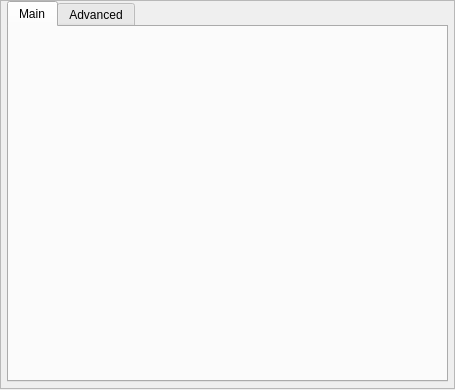
<ui version="4.0" >
 <class>ircSettingsClass</class>
 <widget class="QWidget" name="ircSettingsClass" >
  <property name="geometry" >
   <rect>
    <x>0</x>
    <y>0</y>
    <width>455</width>
    <height>390</height>
   </rect>
  </property>
  <property name="windowTitle" >
   <string>ircSettings</string>
  </property>
  <layout class="QGridLayout" name="gridLayout" >
   <property name="leftMargin" >
    <number>0</number>
   </property>
   <property name="topMargin" >
    <number>0</number>
   </property>
   <property name="rightMargin" >
    <number>0</number>
   </property>
   <property name="bottomMargin" >
    <number>1</number>
   </property>
   <item row="0" column="0" >
    <widget class="QFrame" name="frame" >
     <property name="frameShape" >
      <enum>QFrame::StyledPanel</enum>
     </property>
     <property name="frameShadow" >
      <enum>QFrame::Raised</enum>
     </property>
     <layout class="QGridLayout" name="gridLayout_5" >
      <property name="leftMargin" >
       <number>6</number>
      </property>
      <property name="topMargin" >
       <number>0</number>
      </property>
      <property name="rightMargin" >
       <number>6</number>
      </property>
      <property name="bottomMargin" >
       <number>6</number>
      </property>
      <item row="0" column="0" >
       <widget class="QTabWidget" name="tabWidget" >
        <property name="currentIndex" >
         <number>0</number>
        </property>
        <widget class="QWidget" name="tab" >
         <attribute name="title" >
          <string>Main</string>
         </attribute>
         <attribute name="icon" >
          <iconset>
           <normaloff>:/icons/crystal_project/settings.png</normaloff>:/icons/crystal_project/settings.png</iconset>
         </attribute>
         <layout class="QGridLayout" name="gridLayout_2" />
        </widget>
        <widget class="QWidget" name="tab_2" >
         <attribute name="title" >
          <string>Advanced</string>
         </attribute>
         <attribute name="icon" >
          <iconset>
           <normaloff>:/icons/crystal_project/advanced.png</normaloff>:/icons/crystal_project/advanced.png</iconset>
         </attribute>
         <layout class="QGridLayout" name="gridLayout_3" />
        </widget>
       </widget>
      </item>
     </layout>
    </widget>
   </item>
  </layout>
 </widget>
 <layoutdefault spacing="6" margin="11" />
 <resources>
  <include location="../irc.qrc" />
 </resources>
 <connections/>
</ui>
